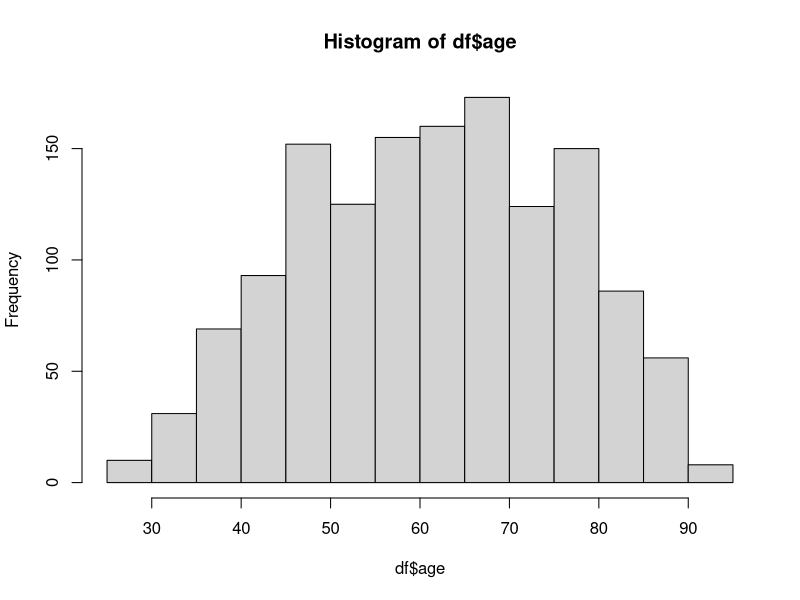
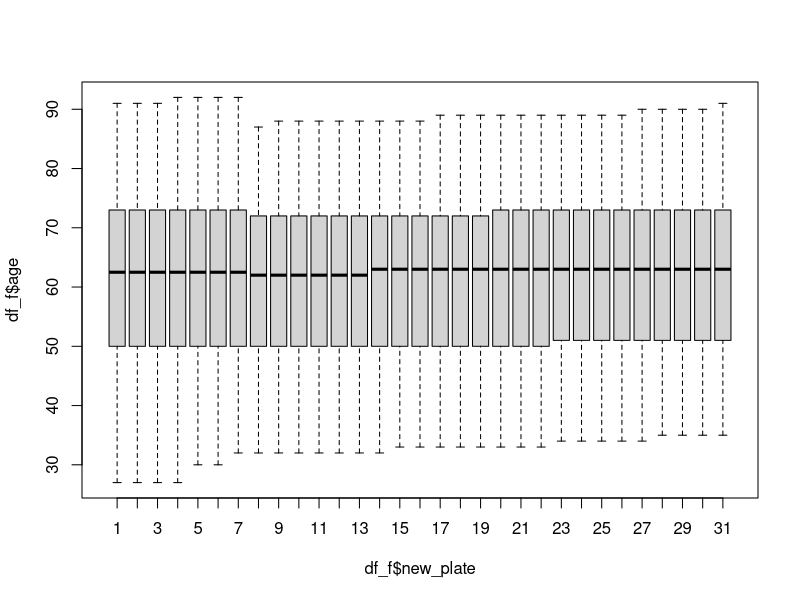
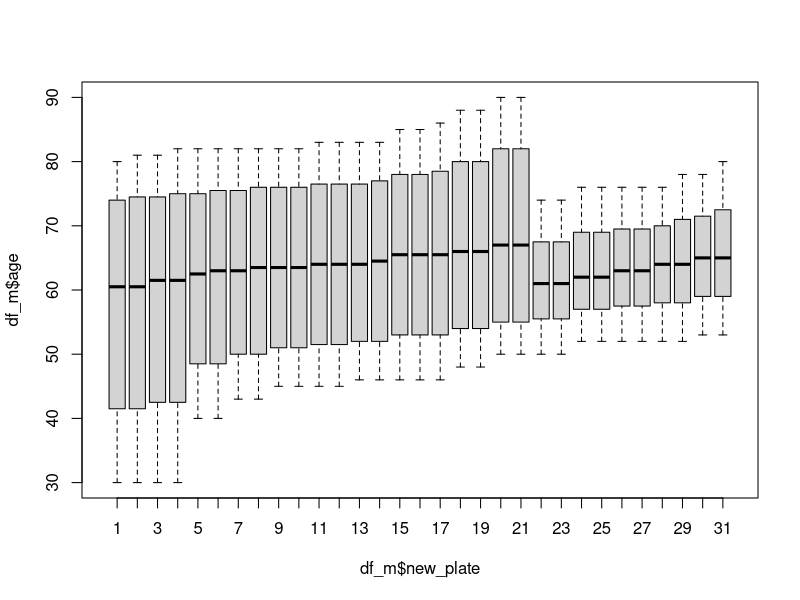
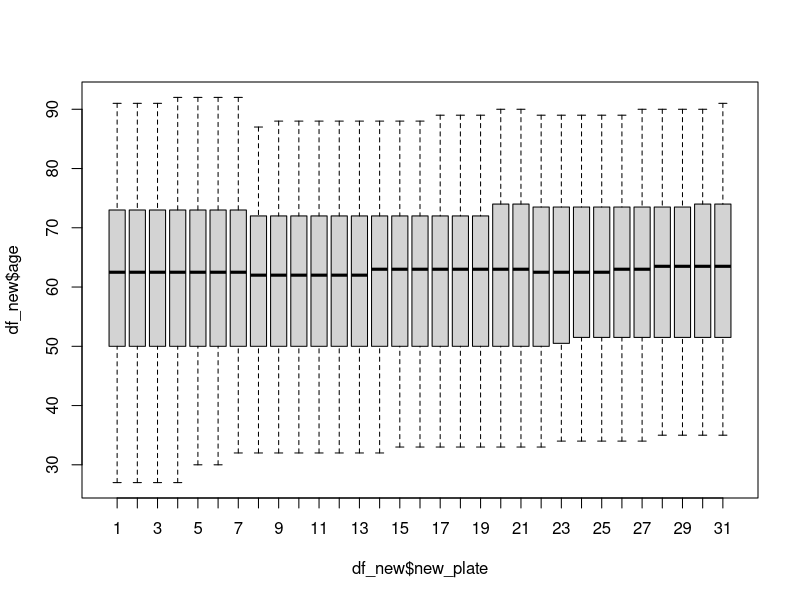
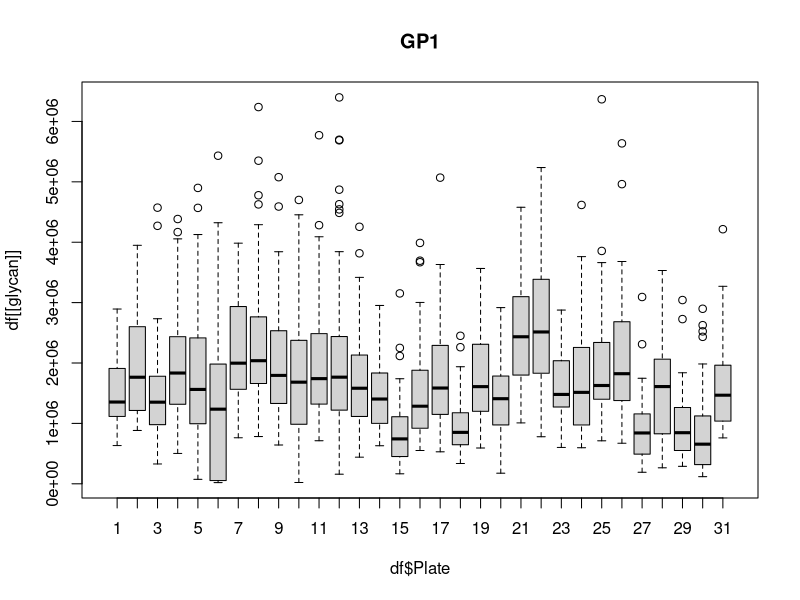
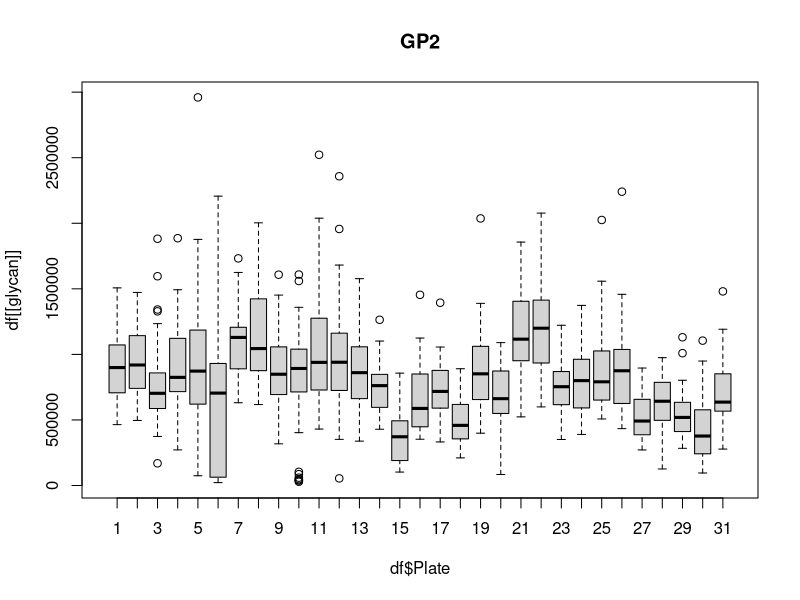
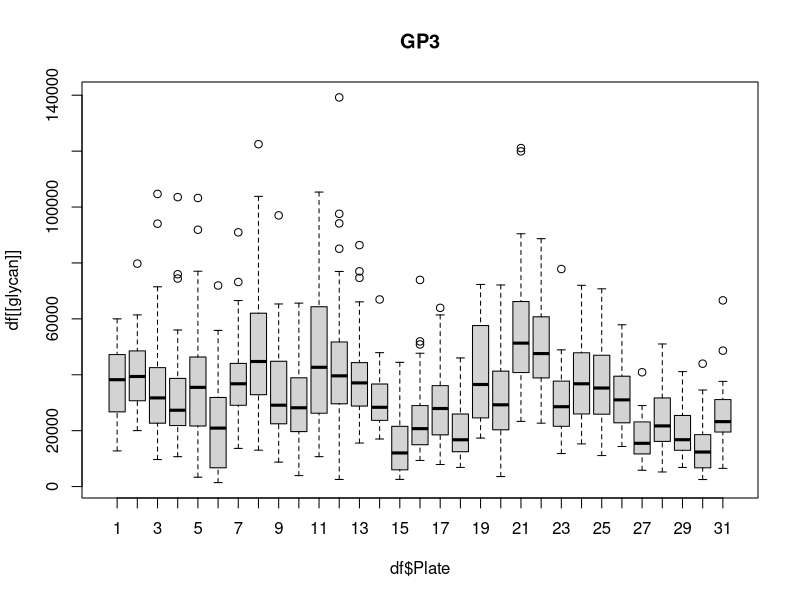
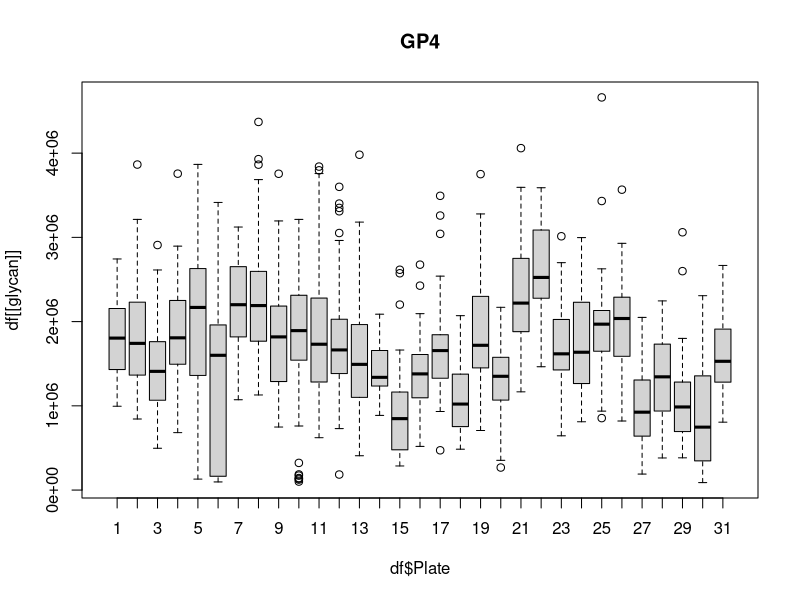

These figures' R source, in order: (Note: this script raises an error after producing the figures.)
#set the working directory
setwd(dir = "/home/rostyslav/Desktop/RSSSO2015/R project/data")

#upload the libraries
library(dplyr)

## upload the dataset
df <- read.csv("plasma.csv")

###########################
# EXPLOATORY DATA ANALYSIS#
###########################

#verify the type of the data
lapply(df, class)

#Ethnic 
sum(is.na(df$"ethnic")) # number of NA in ethnic column is 10 times higher that actual data
df$ethnic <- NULL

# gender
table(df$"gender") # the females:males ratio is biased 10 times towards females
tapply(df$gender, df$Plate, table)

#plate
df_Plate <- table(df$Plate)
length(table(df$Plate)) #31 Plates

#age
hist(df$age)

#####################
# Data visualisation#
#####################

#Creating boxplot graphics for each glycans gender vs GP
pdf(file="GP_vs_Plates.pdf")
glycans <- grep("GP", names(df), value=TRUE)

for(glycan in glycans){
  boxplot(df[[glycan]] ~ df$Plate,
          main=glycan)
}
dev.off()

#Creating boxplot graphics for each glycans gender vs GP
pdf(file="GP_vs_age.pdf")
glycans <- grep("GP", names(df), value=TRUE)

for(glycan in glycans){
  boxplot(df[[glycan]] ~ df$age,
          main=glycan)
}
dev.off()

# Excluding the males from the analysis due to number bias
sub_df <- subset(df, gender == "F")

pdf(file="age_vs_Plates.pdf")
boxplot(df$age ~ df$Plate)
dev.off()

pdf(file="age_vs_Plates(no_males).pdf")
boxplot(sub_df$age ~ sub_df$Plate)
dev.off()

#Blocking and randomisation by gender and age
df_f <- df[df$gender == "F", ] # selected by Females
df_f <- df_f[order(df_f$age),] # sorted by age in Females dataframe
a = rep(seq(1:31), 42)[1:1278] # created sequence of 31 plates for 42 samples
nrow(df_f)
length(a)
df_f$new_plate = a # assign new plates
boxplot(df_f$age~df_f$new_plate)

df_m <- df[df$gender == "M", ] # selected by Males
df_m <- df_m[order(df_m$age),] # sorted by age in Males dataframe
a = rep(seq(1:31), 4)[1:114] # created sequence of 31 plates for 4 samples
nrow(df_m)
length(a)
df_m$new_plate = a # assign new plates
boxplot(df_m$age~df_m$new_plate)

df_new <- rbind(df_f, df_m)
boxplot(df_new$age~df_new$new_plate)

# Making experiment design again
# replication

df <- read.csv("plasma.csv")

0.1 * 1392 # 10% from orign dataframe is 140

L<-list()
nrep <- 1000
for(ind in 1:nrep){
  #replication
  tmp <- sample (1:nrow(df), size = 140, replace = FALSE) # randomly pick up 140 samples
  dupl  <- df[tmp,] # duplicate picked samples
  dupl$gid <- paste0(dupl$gid, "_D")
  df_new <- rbind(df, dupl) # merge picked samples with orign dataframe
  
  nplates <- 16
  
  #blocking
  df_f <- df_new[df_new$gender == "F", ] # selected by Females from orign
  
  nfp  <- floor(nrow(df_f)/nplates) # cealing the number of Female samples by plates to be created
  df_f <- df_f[sample(1:nrow(df_f)), ] # shuffle dataframe of Female samples
  df_f$newplate <- rep(1:nplates, length=nrow(df_f)) # create new plates and put samples into them
  head(df_f)
  table(df_f$newplate)
  
  df_m <- df_new[df_new$gender == "M", ] # selected by Males from orign
  
  # calculate free space
  
  nfp  <- ceiling(nrow(df_m)/nplates) # cealing the number of Male samples by plates to be created
  df_m <- df_m[sample(1:nrow(df_m)), ] # shuffle dataframe of Male samples
  df_m$newplate <- rep(1:nplates, length=nrow(df_m)) # create new plates and put samples into them
  head(df_m)
  table(df_m$newplate)
  
  df_new_D <- rbind(df_f, df_m)
  
  L[[ind]] <- df_new_D
}

summary(L[1:10])
x <-as.data.frame(L[1])
summary(x)
?as.data.frame()

lapply(L, quantile, probs = 1:3/4, n= TRUE)

x <- rep(0, nrep)
for (i in 1:length(L)){
  elem <- L[[i]]
  tmp <- elem %>%
    group_by(newplate) %>%
    summarise(m=mean(age)) %>%
    ungroup()
  
  x[i] <- var(tmp$m)
}

ind <- which.min(x)

final <- L[[ind]]
boxplot(final$age~final$newplate)